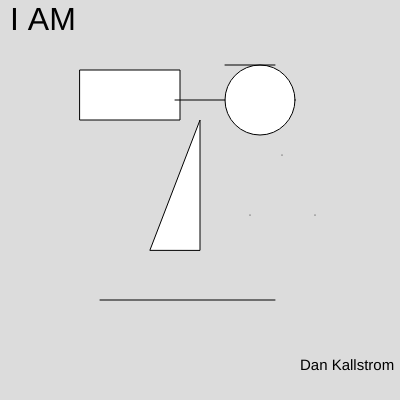
Frame 1 (no input)
Frame 60 (no input): identical to frame 1, image omitted
Frame 120 (the mouse pressed at the canvas centre since frame 60): identical to frame 1, image omitted

The p5.js sketch that drew this single still picture (run headless with seeded random() and noise() and a simulated clock; from frame 60 on, the mouse is pressed at the canvas centre):

// p5.js sketch
// ── sketch.js
function setup() {
  createCanvas(400, 400);
  background(200);
  text('hi', 50, 50);
}

function draw() {
  background(220);
  rect (80,70,100,50);
  circle (260,100,70);
  triangle (150, 250, 200, 120, 200, 250);
  line (100, 300, 275, 300);
  line (175, 100, 225, 100);
  line (225, 65, 275, 65);
  point (315, 215);
  point (250, 215);
  point (282, 155) ;
    textSize(32);
    text('I AM', 10, 30);
    textSize(15)
    text('Dan Kallstrom', 300, 370);
}
